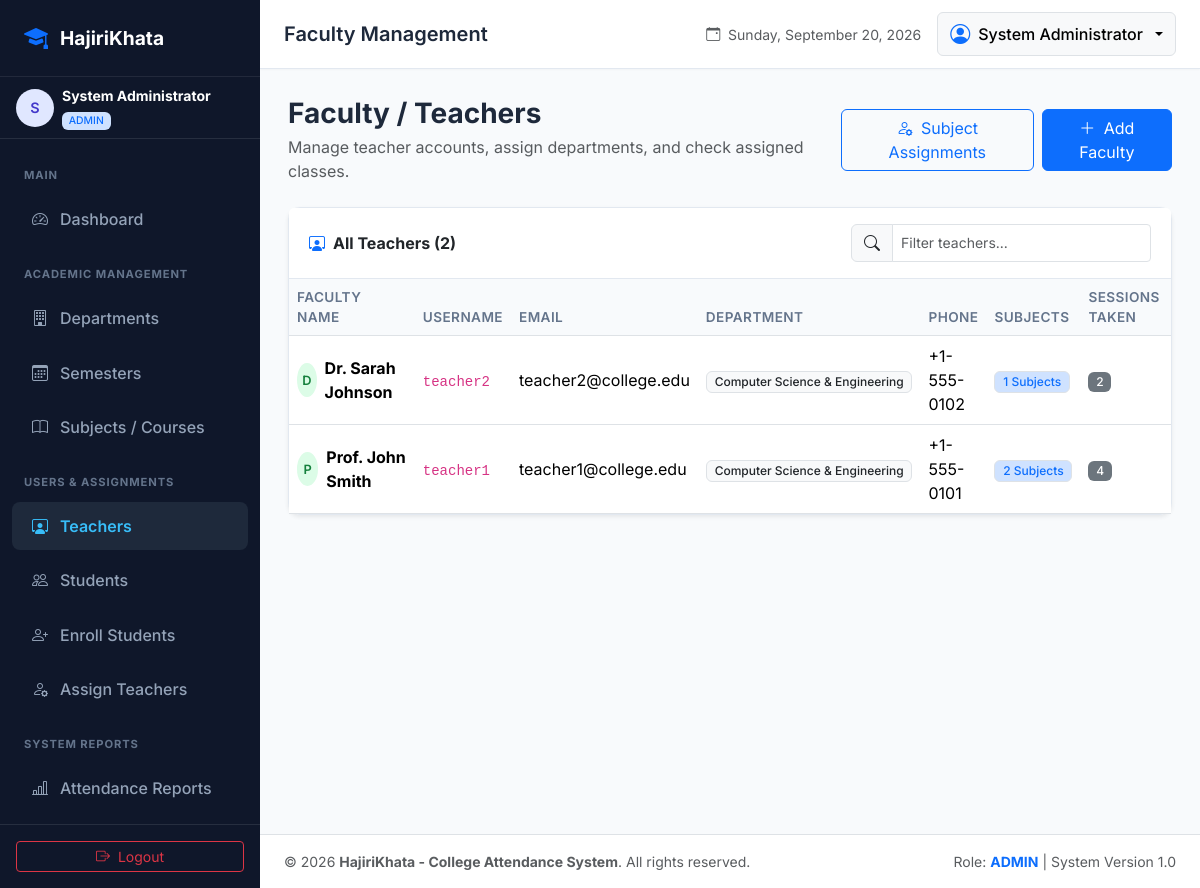
Screenshot of /admin/teachers.php (signed in) with the database file from the repository.
### tables this page shows
CREATE TABLE `users` (
    `id` INT AUTO_INCREMENT PRIMARY KEY,
    `username` VARCHAR(50) NOT NULL UNIQUE,
    `email` VARCHAR(100) NOT NULL UNIQUE,
    `password` VARCHAR(255) NOT NULL,
    `full_name` VARCHAR(100) NOT NULL,
    `role` ENUM('admin', 'teacher', 'student') NOT NULL,
    `department_id` INT NULL,
    `roll_no` VARCHAR(50) NULL UNIQUE,
    `phone` VARCHAR(20) NULL,
    `created_at` TIMESTAMP DEFAULT CURRENT_TIMESTAMP,
    `updated_at` TIMESTAMP DEFAULT CURRENT_TIMESTAMP ON UPDATE CURRENT_TIMESTAMP,
    FOREIGN KEY (`department_id`) REFERENCES `departments`(`id`) ON DELETE SET NULL
);

CREATE TABLE `departments` (
    `id` INT AUTO_INCREMENT PRIMARY KEY,
    `name` VARCHAR(100) NOT NULL,
    `code` VARCHAR(20) NOT NULL UNIQUE,
    `created_at` TIMESTAMP DEFAULT CURRENT_TIMESTAMP
);

### includes/helpers.php (called while the page is built, shortened)
<?php
function e($value): string {
    return htmlspecialchars((string)($value ?? ''), ENT_QUOTES, 'UTF-8');
}

### admin/teachers.php (the view, shortened to what this page needs)
<?php
require_once __DIR__ . '/../config/db.php';
require_once __DIR__ . '/../includes/helpers.php';
try {
    $stmt = $pdo->query("
        SELECT
            u.*,
            d.name AS department_name,
            d.code AS department_code,
            (SELECT COUNT(*) FROM subject_teacher st WHERE st.teacher_id = u.id) AS assigned_subjects_count,
            (SELECT COUNT(DISTINCT a.attendance_date) FROM attendance a WHERE a.teacher_id = u.id) AS classes_conducted
        FROM users u
        LEFT JOIN departments d ON u.department_id = d.id
        WHERE u.role = 'teacher'
        ORDER BY u.full_name ASC
    ");
    $teachers = $stmt->fetchAll();
} catch (PDOException $e) {
    set_flash("Error fetching teachers: " . $e->getMessage(), "danger");
    $teachers = [];
}
require_once __DIR__ . '/../includes/header.php';
?>
<div class="container-fluid px-0">
    <div class="d-flex flex-column flex-md-row justify-content-between align-items-md-center mb-4 gap-3">
        <div>
            <h3 class="fw-bold text-slate-900 mb-1">Faculty / Teachers</h3>
            <p class="text-muted mb-0">Manage teacher accounts, assign departments, and check assigned classes.</p>
        </div>
        <div class="d-flex gap-2">
            <a href="assign_teachers.php" class="btn btn-outline-primary">
                <i class="bi bi-person-gear me-1"></i> Subject Assignments
            </a>
            <button type="button" class="btn btn-primary" data-bs-toggle="modal" data-bs-target="#addTeacherModal">
                <i class="bi bi-plus-lg me-1"></i> Add Faculty
            </button>
        </div>
    </div>
    <div class="card shadow-sm">
        <div class="card-header bg-white d-flex flex-column flex-md-row justify-content-between align-items-md-center gap-3">
            <span class="fw-bold"><i class="bi bi-person-workspace text-primary me-2"></i>All Teachers (<?= count($teachers) ?>)</span>
            <div class="input-group" style="max-width: 300px;">
                <span class="input-group-text bg-light"><i class="bi bi-search"></i></span>
                <input type="text" id="tableSearch" class="form-control form-control-sm" placeholder="Filter teachers...">
            </div>
        </div>
        <div class="card-body p-0">
            <div class="table-responsive">
                <table class="table table-hover align-middle mb-0 searchable-table">
                    <thead>
                        <tr>
                            <th>Faculty Name</th>
                            <th>Username</th>
                            <th>Email</th>
                            <th>Department</th>
                            <th>Phone</th>
                            <th>Subjects</th>
                            <th>Sessions Taken</th>
                            <th class="text-end">Actions</th>
                        </tr>
                    </thead>
                    <tbody>
                        <?php if (empty($teachers)): ?>
                            <tr>
                                <td colspan="8" class="text-center py-4 text-muted">No teachers registered yet.</td>
                            </tr>
                        <?php else: ?>
                            <?php foreach ($teachers as $t): ?>
                                <tr>
                                    <td>
                                        <div class="d-flex align-items-center gap-2">
                                            <div class="avatar-circle" style="background-color: #dcfce7; color: #15803d; width: 34px; height: 34px; font-size: 0.8rem;">
                                                <?= strtoupper(substr($t['full_name'], 0, 1)) ?>
                                            </div>
                                            <strong><?= e($t['full_name']) ?></strong>
                                        </div>
                                    </td>
                                    <td><code><?= e($t['username']) ?></code></td>
                                    <td><?= e($t['email']) ?></td>
                                    <td>
                                        <?php if (!empty($t['department_name'])): ?>
                                            <span class="badge bg-light text-dark border"><?= e($t['department_name']) ?></span>
                                        <?php else: ?>
                                            <span class="text-muted small">Not Assigned</span>
                                        <?php endif; ?>
                                    </td>
                                    <td><?= e($t['phone'] ?? 'N/A') ?></td>
                                    <td>
                                        <a href="assign_teachers.php" class="badge bg-primary-subtle text-primary border text-decoration-none">
                                            <?= $t['assigned_subjects_count'] ?> Subjects
                                        </a>
                                    </td>
                                    <td><span class="badge bg-secondary"><?= $t['classes_conducted'] ?></span></td>
                                    <td class="text-end">
                                    </td>
                                </tr>
                            <?php endforeach; ?>
                        <?php endif; ?>
                    </tbody>
                </table>
            </div>
        </div>
    </div>
</div>
<?php require_once __DIR__ . '/../includes/footer.php'; ?>

### assets/css/style.css (style rules this page uses)
:root { --primary-color: #3b82f6; --primary-hover: #2563eb; --sidebar-bg: #0f172a; --sidebar-color: #94a3b8; --sidebar-active-bg: #1e293b; --sidebar-active-text: #38bdf8; --sidebar-width: 260px; --card-shadow: 0 4px 6px -1px rgba(0, 0, 0, 0.07), 0 2px 4px -2px rgba(0, 0, 0, 0.05); --card-shadow-hover: 0 10px 15px -3px rgba(0, 0, 0, 0.1), 0 4px 6px -4px rgba(0, 0, 0, 0.05); --present-color: #10b981; --absent-color: #ef4444; --late-color: #f59e0b; }
body { font-family: 'Inter', system-ui, -apple-system, BlinkMacSystemFont, 'Segoe UI', Roboto, Oxygen, Ubuntu, Cantarell, sans-serif; background-color: #f8fafc; color: #1e293b; min-height: 100vh; }
.card { border: 1px solid #e2e8f0; border-radius: 0.75rem; box-shadow: var(--card-shadow); }
.card-header { background-color: #ffffff; border-bottom: 1px solid #e2e8f0; padding: 1rem 1.25rem; font-weight: 600; }
.table th { font-weight: 600; font-size: 0.85rem; text-transform: uppercase; letter-spacing: 0.03em; color: #64748b; background-color: #f8fafc; border-bottom-width: 1px; }
.badge { font-weight: 500; }
.avatar-circle { width: 38px; height: 38px; border-radius: 50%; background-color: #e0e7ff; color: #4338ca; display: flex; align-items: center; justify-content: center; font-weight: 600; font-size: 0.9rem; }

### rows the page displays
users: full_name "D", full_name "Dr. Sarah Johnson", username "teacher2", email "teacher2@college.edu", department.name "Computer Science & Engineering", phone "+1-555-0102", assigned_subjects_count "1", classes_conducted "2"
users: full_name "P", full_name "Prof. John Smith", username "teacher1", email "teacher1@college.edu", department.name "Computer Science & Engineering", phone "+1-555-0101", assigned_subjects_count "2", classes_conducted "4"

### other values shown
substr($user['full_name'] ?? 'U', 0, 1) "S"
$user['full_name'] "System Administrator"
$user['role'] "ADMIN"
$page_title "Faculty Management"
count($teachers) "2"
APP_NAME "HajiriKhata - College Attendance System"
$role "ADMIN"
